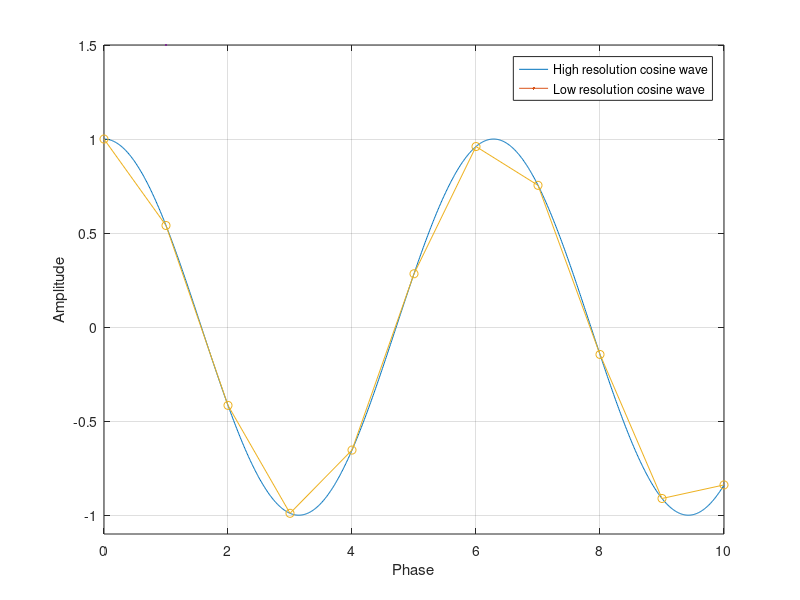

Recreate this plot in MATLAB.
clc;
clear;
close all;

phaseMax = 10;
highResolutionIndex  = 0 : 0.01 : phaseMax;
lowResolutionIndex = 0 : 1 : phaseMax;

highResolutionCos = cos(highResolutionIndex);
lowResolutionCos = cos(lowResolutionIndex);

figure(1);
plot(highResolutionIndex, highResolutionCos, LineWidth=1.5);
hold on;
plot(lowResolutionIndex, lowResolutionCos, 'o-' , LineWidth=1.5);
% title("Phase-to-Amplitude Function");
xlabel("Phase");
ylabel("Amplitude");
grid on;
legend("High resolution cosine wave", "Low resolution cosine wave");
ylim([-1.1 1.5]);
